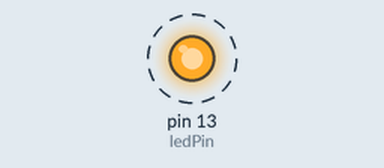
Simulated run of this sketch. Board: Arduino Uno, built with avr-gcc and run on an emulated ATmega328P. On the bench: output pins drawn as LEDs (lit = HIGH). Dashed ring = blinking.

Above: at 0.5 s.
Timing chart, 0 to 4.6 s (numbered marks = the images above):
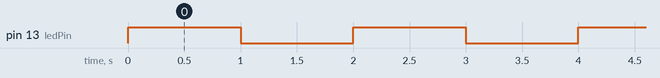

Measured:
- by itself, pin 13 (ledPin): alternates HIGH for 1.0 s and LOW for 1.0 s

The sketch:

1.LED_Blink.ino
```cpp
int ledPin = 13;  //Declare variables

void setup() {
  pinMode(LED_BUILTIN, OUTPUT);  //Set the mode of operation
}

void loop() {
  digitalWrite(ledPin, HIGH);   // turn the LED on (HIGH is the voltage level)
  delay(1000);                       // wait for a second
  digitalWrite(ledPin, LOW);    // turn the LED off by making the voltage LOW
  delay(1000);                       // wait for a second
}
```
